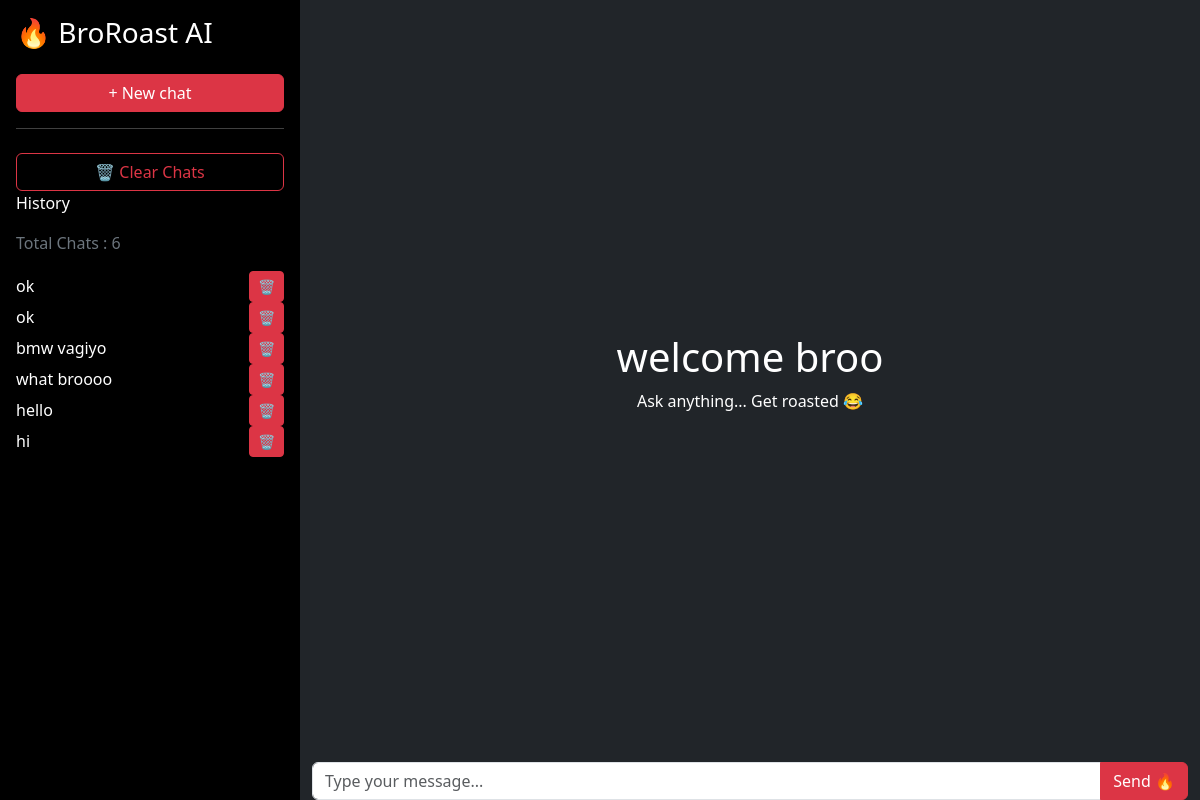
The page / on the database its author committed.
### chat/models.py (models this page shows)
class Chat(models.Model):
    user_message = models.TextField()
    bot_reply = models.TextField()

### chat/views.py (the view, shortened to what this page needs)
# urls.py: 2. Add a URL to urlpatterns:  path('', views.home, name='home')
def home(request):
    message = request.POST.get("message")
    roasts = {
        "hi": [
            "😂 Finally ezhunnetto?",
            "🤣 Coffee kudicho?",
            "😂 Bro... First nee urakkathil ninnu ezhunnetto? Pinne hi okke parayam.",
            "🤣 Bro... Coffee kudichittu vaa.",
            "😎 Finally online vannallo.",
        ],
        "bmw": [
            "🚗 Aadya cycle odikku bro.",
            "😂 BMW undo? Key mathram undo?"
        ],
        "hello":[
            "😂 Hello aano... Hero aano bro?",
            "🤣 Hello parayan 2 manikkur edutho?",
            "😎 Hello accepted. Roast loading..."
        ]
    }
    reply = None
    messages = Chat.objects.all().order_by("-id")
    total_chats = Chat.objects.count()
    return render(request,"home.html", {
        "message": message,
        "reply": reply,
        "messages": messages,
        "total_chats": total_chats,
    })

### templates/home.html (shortened to what this page needs)
<!DOCTYPE html>
<html lang="en">
<head>
    <link href="https://cdn.jsdelivr.net/npm/bootstrap@5.3.7/dist/css/bootstrap.min.css" rel="stylesheet">
</head>
<body class="bg-dark text-white">
    <div class="container-fluid">
        <div class="row vh-100">
            <div class="col-3 bg-black p-3">
                <h3>🔥 BroRoast AI</h3>
                <a href="/" class="btn btn-danger w-100 mt-3">
                    + New chat
                </a>
                <hr>
                <a href="{% url 'clear_chat' %}" class="btn btn-outline-danger w-100 mt-2">
                    🗑️ Clear Chats</a>
                <p>History </p>
                <p class="text-secondary"> Total Chats : {{ total_chats }} </p>
                {% for chat in messages %}
                <div class="d-flex justify-content-between align-items-center">
                    <div>
                        <a href="{% url 'open_chat' chat.id %}" class="text-decoration-none text-white">
                            {{ chat.user_message|truncatechars:20 }}
                        </a>
                    </div>
                    <a href="{% url 'delete_chat' chat.id %}" class="btn btn-sm btn-danger">
                        🗑️
                    </a>
                </div>
                {% endfor %}
        </div>
        <div class="col-9 d-flex flex-column">
            <div class="flex-grow-1 d-flex justify-content-center align-items-center ">
                <div class="text-center">
                    <h1>welcome broo</h1>
                    <p>Ask anything... Get roasted 😂</p>
                </div>
            </div>
            <form method="post">
                <div class="input-group">
                    <input type="text" name="message" class="form-control" placeholder="Type your message..." autofocus>
                    <button class="btn btn-danger">Send 🔥</button>
                </div>
            </form>
        </div>
    </div>
</div>
</body>
</html>

### rows shown on the page
Chat: user_message "ok"
Chat: user_message "ok"
Chat: user_message "bmw vagiyo"
Chat: user_message "what broooo"
Chat: user_message "hello"
Chat: user_message "hi"

### other values the page prints
{{ total_chats }} "6"
